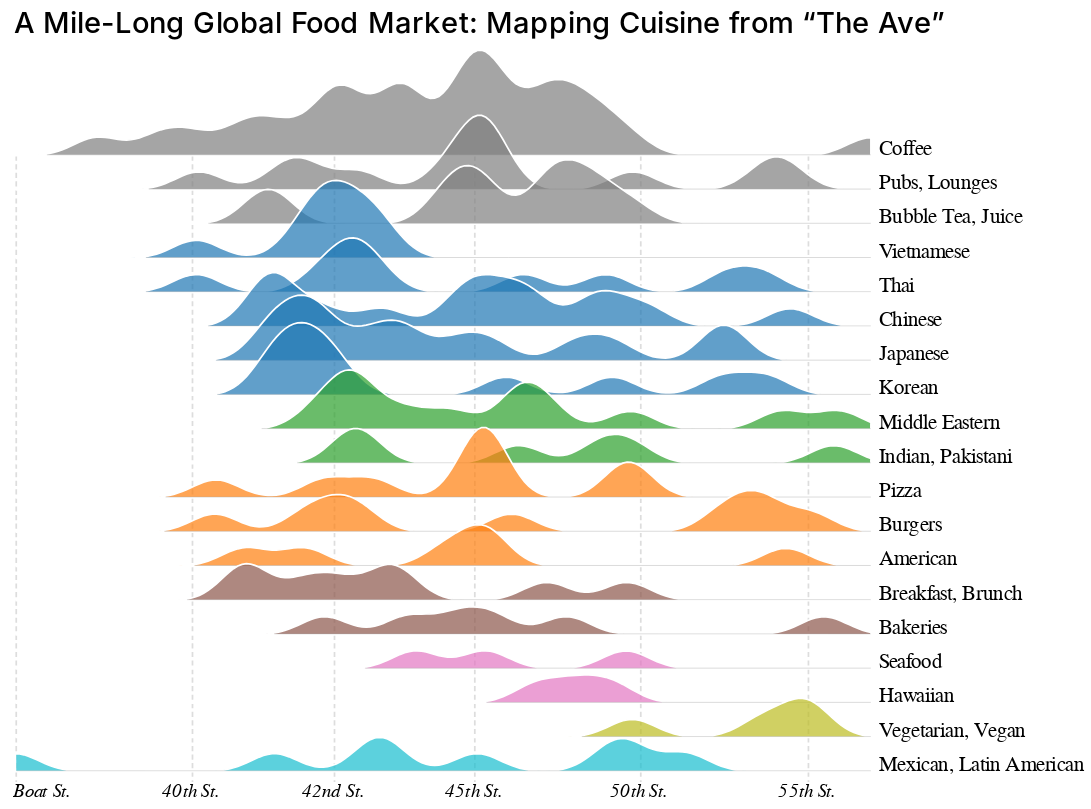

Here is the Vega-Lite specification saved for this chart:
### Vega specification from a JSON file in a GitHub repository (floating-point values rounded to 4 significant figures; data arrays with more than 128 entries replaced by an {"elided": "..."} marker saying what was removed)
{"": "https://vega.github.io/schema/vega/v5.json", "description": "Area charts showing the density of cuisine options in Seattle's U-District.", "width": 500, "height": 380, "padding": 5, "autosize": "pad", "config": {"text": {"font": "Ideal Sans, Avenir Next, Helvetica"}, "title": {"font": "Ideal Sans, Avenir Next, Helvetica", "fontWeight": 500, "fontSize": 17, "limit": -1}, "axis": {"labelFont": "Ideal Sans, Avenir Next, Helvetica", "labelFontSize": 12}}, "signals": [{"name": "size", "value": 2.3}, {"name": "domainMax", "value": 5000}, {"name": "bandwidth", "value": 0.0005}, {"name": "offsets", "value": {"bubbletea": -1, "chinese": -1.5, "japanese": -2, "korean": -3, "mideastern": -2, "indian": -1, "breakfast": -3.5, "latin": 31}}, {"name": "categories", "value": ["coffee", "drinks", "bubbletea", "vietnamese", "thai", "chinese", "japanese", "korean", "mideastern", "indian", "burgers", "pizza", "american", "breakfast", "bakeries", "seafood", "hawaiian", "veg", "latin"]}, {"name": "names", "value": ["Coffee", "Pubs, Lounges", "Bubble Tea, Juice", "Vietnamese", "Thai", "Chinese", "Japanese", "Korean", "Middle Eastern", "Indian, Pakistani", "Pizza", "Burgers", "American", "Breakfast, Brunch", "Bakeries", "Seafood", "Hawaiian", "Vegetarian, Vegan", "Mexican, Latin American"]}, {"name": "colors", "value": ["#7f7f7f", "#7f7f7f", "#7f7f7f", "#1f77b4", "#1f77b4", "#1f77b4", "#1f77b4", "#1f77b4", "#2ca02c", "#2ca02c", "#ff7f0e", "#ff7f0e", "#ff7f0e", "#8c564b", "#8c564b", "#e377c2", "#e377c2", "#bcbd22", "#17becf"]}], "data": [{"name": "source", "values": {"elided": "182 records"}}, {"name": "annotation", "values": [{"name": "Boat St.", "align": "left", "lat": 47.65}, {"name": "40th St.", "align": "center", "lat": 47.66}, {"name": "42nd St.", "align": "center", "lat": 47.66}, {"name": "45th St.", "align": "center", "lat": 47.66}, {"name": "50th St.", "align": "center", "lat": 47.66}, {"name": "55th St.", "align": "center", "lat": 47.67}]}], "title": {"text": "A Mile-Long Global Food Market: Mapping Cuisine from “The Ave”", "orient": "top", "anchor": "start", "frame": "group", "encode": {"update": {"dx": {"value": -1}}}}, "scales": [{"name": "xscale", "type": "linear", "range": "width", "zero": false, "domain": {"data": "source", "field": "lat"}}, {"name": "yscale", "type": "band", "range": "height", "round": true, "padding": 0, "domain": {"signal": "categories"}}, {"name": "color", "type": "ordinal", "range": {"signal": "colors"}, "domain": {"signal": "categories"}}, {"name": "names", "type": "ordinal", "domain": {"signal": "categories"}, "range": {"signal": "names"}}], "axes": [{"orient": "right", "scale": "yscale", "domain": false, "ticks": false, "encode": {"labels": {"update": {"dx": {"value": 2}, "dy": {"value": 2}, "y": {"scale": "yscale", "field": "value", "band": 1}, "text": {"scale": "names", "field": "value"}, "baseline": {"value": "bottom"}}}}}], "marks": [{"type": "rule", "from": {"data": "annotation"}, "encode": {"update": {"x": {"signal": "round(scale('xscale', datum.lat)) + 0.5"}, "y": {"value": 20}, "x2": {"signal": "round(scale('xscale', datum.lat)) + 0.5"}, "y2": {"signal": "height", "offset": 6}, "stroke": {"value": "#ddd"}, "strokeDash": {"value": [3, 2]}}}}, {"type": "text", "from": {"data": "annotation"}, "encode": {"update": {"x": {"scale": "xscale", "field": "lat", "offset": 0}, "dx": {"signal": "datum.align === 'left' ? -1 : 0"}, "y": {"signal": "height", "offset": 6}, "align": {"field": "align"}, "baseline": {"value": "top"}, "text": {"field": "name"}, "fontStyle": {"value": "italic"}}}}, {"type": "group", "from": {"facet": {"data": "source", "name": "category", "groupby": "key", "aggregate": {"ops": ["min", "max", "count"], "fields": ["lat", "lat", "lat"], "as": ["min_lat", "max_lat", "count"]}}}, "encode": {"update": {"y": {"scale": "yscale", "field": "key"}, "width": {"signal": "width"}, "height": {"scale": "yscale", "band": 1}}}, "sort": {"field": "y", "order": "ascending"}, "signals": [{"name": "height", "update": "bandwidth('yscale')"}], "data": [{"name": "density", "source": "category", "transform": [{"type": "density", "steps": 200, "extent": {"signal": "domain('xscale')"}, "distribution": {"function": "kde", "field": "lat", "bandwidth": {"signal": "bandwidth"}}}]}], "scales": [{"name": "yinner", "type": "linear", "range": [{"signal": "height"}, {"signal": "0 - size * height"}], "domain": [0, {"signal": "domainMax"}]}], "marks": [{"type": "area", "from": {"data": "density"}, "encode": {"enter": {"fill": {"scale": "color", "field": {"parent": "key"}}, "fillOpacity": {"value": 0.7}, "stroke": {"value": "white"}, "strokeWidth": {"value": 1}}, "update": {"x": {"scale": "xscale", "field": "value"}, "y": {"scale": "yinner", "signal": "parent.count * datum.density"}, "y2": {"scale": "yinner", "value": 0}}}}, {"type": "rule", "clip": true, "encode": {"update": {"y": {"signal": "height", "offset": -0.5}, "x": {"scale": "xscale", "field": {"parent": "min_lat"}, "offset": {"signal": "scale('xscale', 0) - scale('xscale', 2*bandwidth) + (offsets[parent.key] || 1) - 3"}}, "x2": {"signal": "width"}, "stroke": {"value": "#aaa"}, "strokeWidth": {"value": 0.25}, "strokeOpacity": {"value": 1}}}}, {"type": "symbol", "from": {"data": "category"}, "encode": {"enter": {"fillOpacity": {"value": 0}, "size": {"value": 50}, "tooltip": {"field": "name"}}, "update": {"x": {"scale": "xscale", "field": "lat"}, "y": {"scale": "yscale", "band": 0.5}, "fill": {"scale": "color", "field": "key"}}}}]}]}
